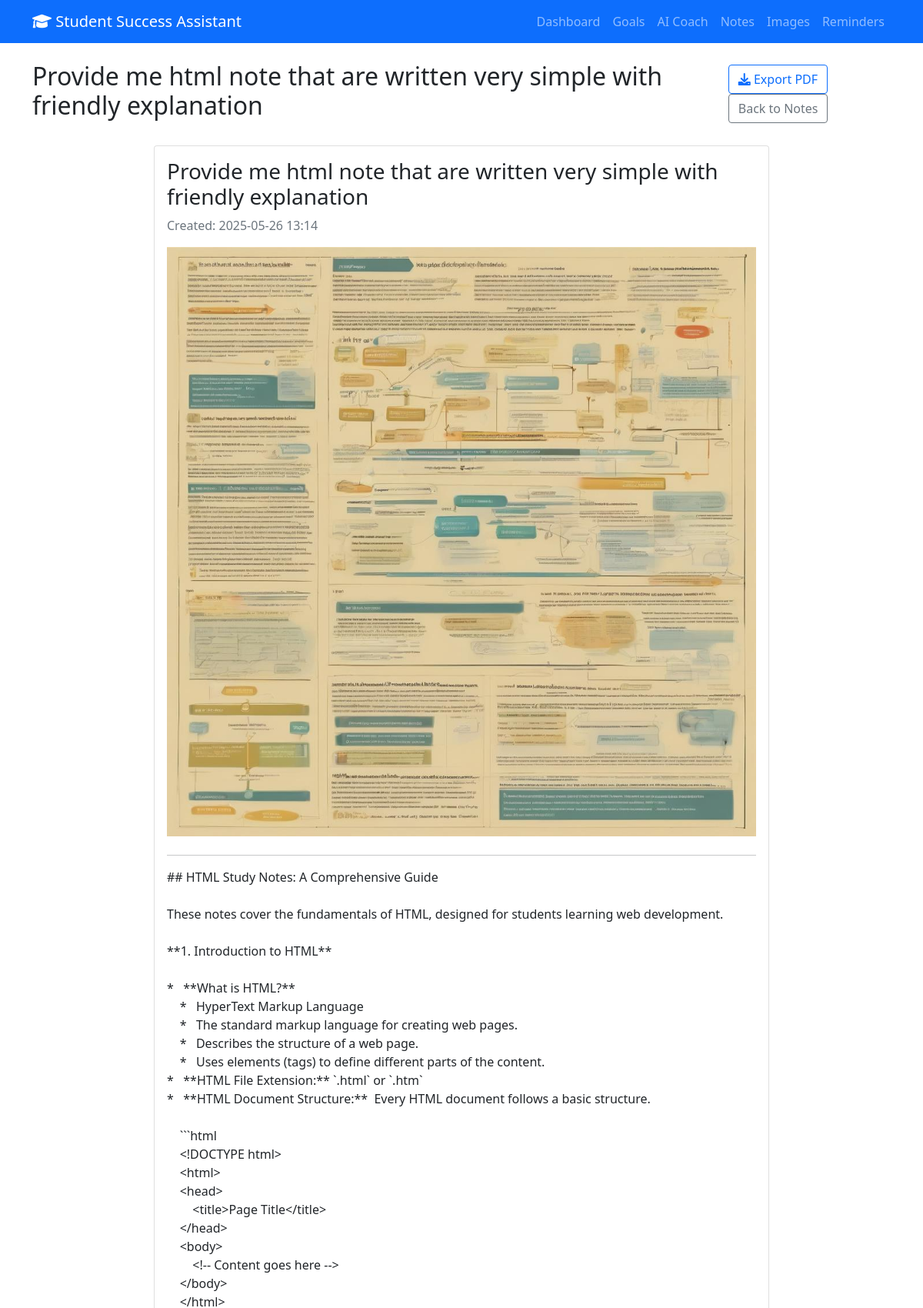
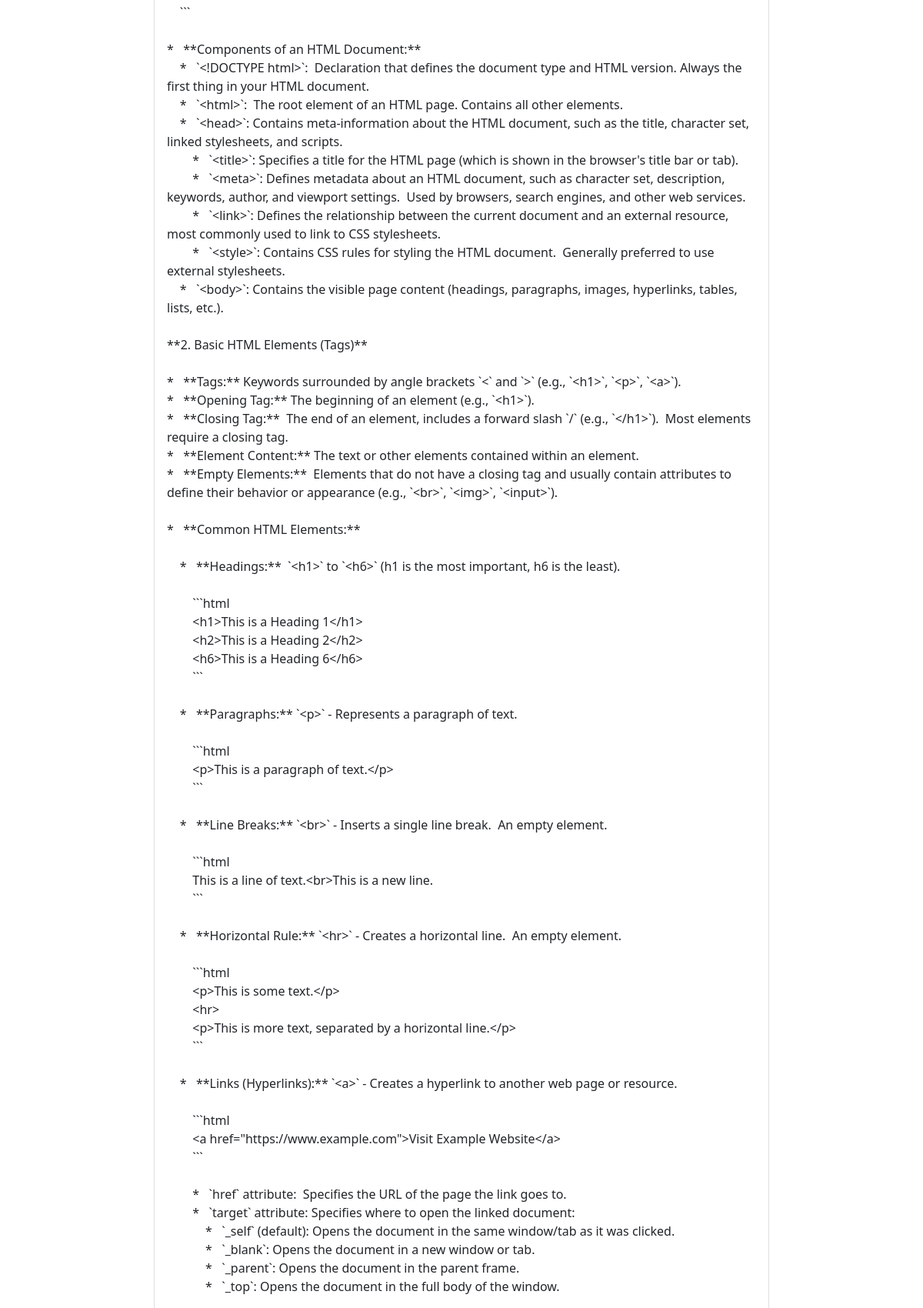
Screenshot of /note/1 (upper part) with the database file from the repository (2 pictures, top to bottom).
### app.py (models this page shows)
class StudyNote(db.Model):
    id = db.Column(db.Integer, primary_key=True)
    title = db.Column(db.String(200), nullable=False)
    content = db.Column(db.Text, nullable=False)
    topic = db.Column(db.String(100), nullable=False)
    created_at = db.Column(db.DateTime, default=datetime.utcnow)
    image_url = db.Column(db.String(500))

### app.py (the view)
@app.route('/note/<int:note_id>')
def view_note(note_id):
    note = StudyNote.query.get_or_404(note_id)
    return render_template('view_note.html', note=note)

### templates/view_note.html
{% extends "base.html" %}
{% block content %}
<div class="d-flex justify-content-between align-items-center mb-4">
    <h2>{{ note.title }}</h2>
    <div>
        <a href="{{ url_for('export_note', note_id=note.id) }}" class="btn btn-outline-primary">
            <i class="fas fa-download"></i> Export PDF
        </a>
        <a href="{{ url_for('notes') }}" class="btn btn-outline-secondary">Back to Notes</a>
    </div>
</div>
<div class="card mx-auto" style="max-width: 800px;">
    <div class="card-body">
        <h3 class="card-title">{{ note.title }}</h3>
        <p class="text-muted">Created: {{ note.created_at.strftime('%Y-%m-%d %H:%M') }}</p>
        {% if note.image_url %}
        <div class="text-center mb-4">
            <img src="{{ url_for('static', filename='images/' + note.image_url) }}"
                 class="img-fluid" alt="Study visualization">
        </div>
        {% endif %}
        <hr>
        <div class="card-text" style="white-space: pre-wrap;">{{ note.content }}</div>
    </div>
</div>
{% endblock %}

### rows the page displays
StudyNote: title "Provide me html note that are written very simple with friendly explanation", created_at "2025-05-26 13:14", image_url (picture)
